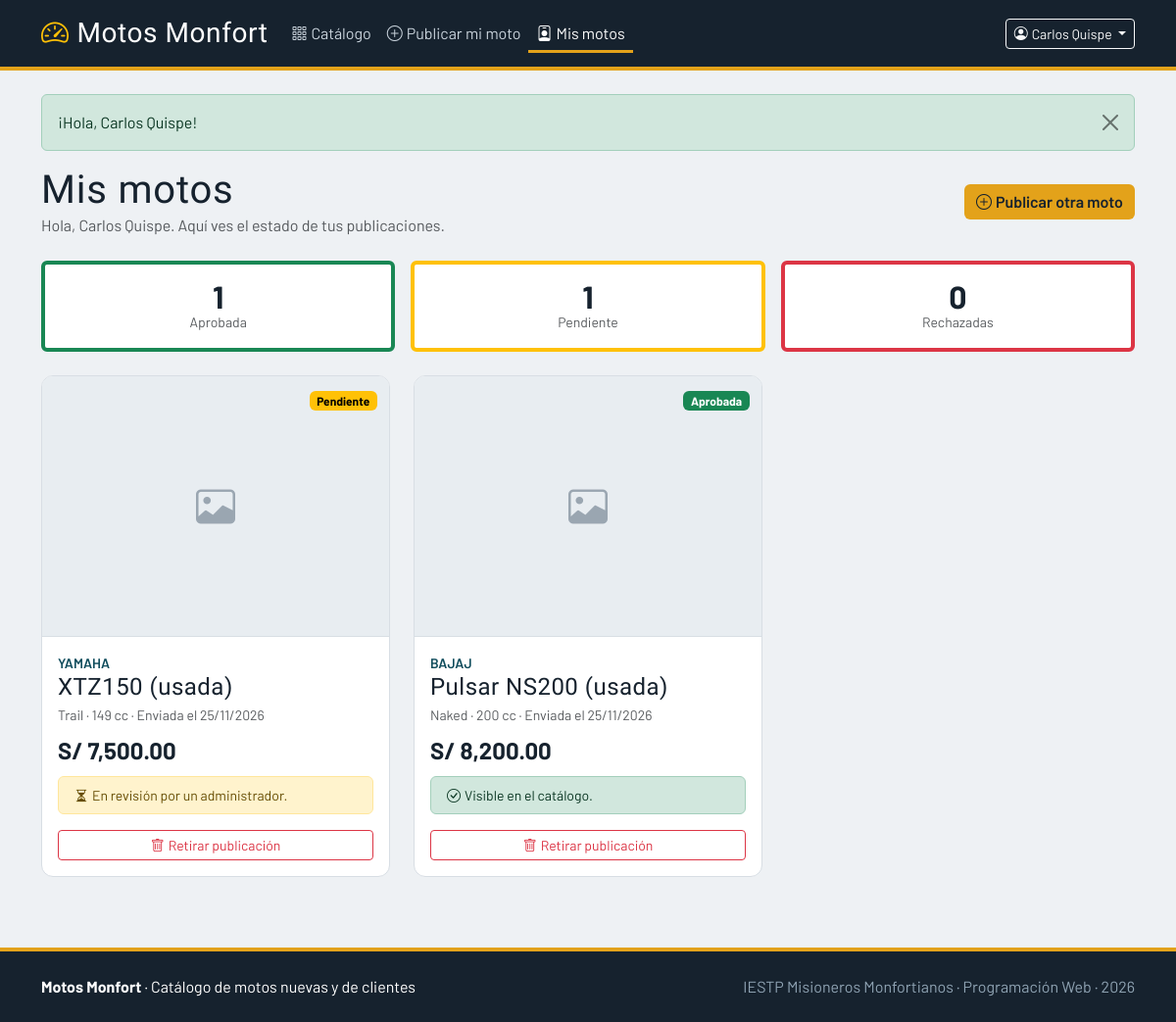
/cliente/index.php (signed in), run on the app's committed database.
### tables this page shows
CREATE TABLE motos (
    id INT AUTO_INCREMENT PRIMARY KEY,
    vin_chasis VARCHAR(30) NOT NULL UNIQUE,
    modelo VARCHAR(100) NOT NULL,
    tipo VARCHAR(20) NOT NULL DEFAULT 'naked',    
    cilindrada_cc INT NOT NULL,
    precio DECIMAL(10,2) NOT NULL,
    id_marca INT NOT NULL,
    foto VARCHAR(100) NULL,
    descripcion VARCHAR(500) NULL,
    estado ENUM('aprobada','pendiente','rechazada') NOT NULL DEFAULT 'aprobada',
    observacion VARCHAR(255) NULL,                    
    id_usuario INT NULL,                              
    creado_en DATETIME NOT NULL DEFAULT CURRENT_TIMESTAMP,
    CONSTRAINT fk_motos_marca
        FOREIGN KEY (id_marca)
        REFERENCES marcas_moto(id_marca)
        ON DELETE CASCADE
        ON UPDATE CASCADE,
    CONSTRAINT fk_motos_usuario
        FOREIGN KEY (id_usuario)
        REFERENCES usuarios(id)
        ON DELETE CASCADE
        ON UPDATE CASCADE
);

CREATE TABLE marcas_moto (
    id_marca INT AUTO_INCREMENT PRIMARY KEY,
    nombre_marca VARCHAR(50) NOT NULL
);

### cliente/index.php (the view, shortened to what this page needs)
<?php
require '../includes/conexion.php';
try {
    $stmt = $pdo->prepare(
        'SELECT m.id, m.modelo, m.tipo, m.cilindrada_cc, m.precio, m.foto, m.estado, m.observacion, m.creado_en,
                ma.nombre_marca AS marca
         FROM motos m
         INNER JOIN marcas_moto ma ON m.id_marca = ma.id_marca
         WHERE m.id_usuario = :usuario
         ORDER BY m.id DESC'
    );
    $stmt->execute([':usuario' => $_SESSION['usuario_id']]);
    $motos = $stmt->fetchAll();
} catch (PDOException $ex) {
    errorBD('Error al cargar tus motos.', $ex);
}
$conteo = ['aprobada' => 0, 'pendiente' => 0, 'rechazada' => 0];
foreach ($motos as $m) {
    $conteo[$m['estado']]++;
}
include '../includes/header_front.php';
?>
<div class="d-flex flex-wrap justify-content-between align-items-center gap-2 mb-4">
    <div>
        <h1 class="mb-0">Mis motos</h1>
        <div class="text-muted">Hola, <?= e($_SESSION['nombre']) ?>. Aquí ves el estado de tus publicaciones.</div>
    </div>
    <a class="btn btn-amber" href="publicar.php"><i class="bi bi-plus-circle me-1"></i>Publicar otra moto</a>
</div>
<div class="row g-3 mb-4">
    <?php foreach (ESTADOS_MOTO as $clave => [$texto, $color]): ?>
        <div class="col-4">
            <div class="panel p-3 text-center border-top border-4 border-<?= $color ?>">
                <div class="fs-2 fw-bold lh-1"><?= $conteo[$clave] ?></div>
                <div class="text-muted small"><?= $texto ?><?= $conteo[$clave] === 1 ? '' : 's' ?></div>
            </div>
        </div>
    <?php endforeach; ?>
</div>
<div class="row g-4">
    <?php foreach ($motos as $m): $foto = fotoMoto($m['foto']); ?>
        <div class="col-sm-6 col-lg-4">
            <article class="mi-moto">
                <div class="foto">
                    <?php if ($foto): ?>
                        <img src="<?= e($foto) ?>" alt="<?= e($m['marca'] . ' ' . $m['modelo']) ?>">
                    <?php else: ?>
                        <div class="sin-foto"><i class="bi bi-image"></i></div>
                    <?php endif; ?>
                    <span class="estado"><?= badgeEstado($m['estado']) ?></span>
                </div>
                <div class="p-3 d-flex flex-column flex-fill">
                    <div class="text-uppercase small fw-semibold" style="color:var(--petrol)"><?= e($m['marca']) ?></div>
                    <h2 class="h4 mb-1"><?= e($m['modelo']) ?></h2>
                    <div class="text-muted small mb-2"><?= e(nombreTipo($m['tipo'])) ?> · <?= (int)$m['cilindrada_cc'] ?> cc · Enviada el <?= date('d/m/Y', strtotime($m['creado_en'])) ?></div>
                    <div class="fs-4 fw-bold mb-2">S/ <?= number_format((float)$m['precio'], 2) ?></div>
                    <?php if ($m['estado'] === 'pendiente'): ?>
                        <div class="alert alert-warning py-2 small mb-3"><i class="bi bi-hourglass-split me-1"></i>En revisión por un administrador.</div>
                    <?php elseif ($m['estado'] === 'rechazada'): ?>
                        <div class="alert alert-danger py-2 small mb-3">
                            <i class="bi bi-x-circle me-1"></i>Rechazada<?= $m['observacion'] ? ': ' . e($m['observacion']) : '.' ?>
                        </div>
                    <?php else: ?>
                        <div class="alert alert-success py-2 small mb-3"><i class="bi bi-check-circle me-1"></i>Visible en el catálogo.</div>
                    <?php endif; ?>
                    <form class="mt-auto" method="post" action="eliminar.php"
                          onsubmit="return confirm('¿Retirar la publicación de <?= e(addslashes($m['modelo'])) ?>?');"><?= campoCsrf() ?>
                        <button class="btn btn-sm btn-outline-danger w-100" type="submit"><i class="bi bi-trash me-1"></i>Retirar publicación</button>
                    </form>
                </div>
            </article>
        </div>
    <?php endforeach; ?>
</div>
<?php include '../includes/footer_front.php'; ?>

### includes/conexion.php (shortened to what this page needs)
<?php
function nombreTipo(?string $tipo): string
{
    return TIPOS_MOTO[$tipo] ?? 'Naked';
}
function badgeEstado(string $estado): string
{
    [$texto, $color] = ESTADOS_MOTO[$estado] ?? ['—', 'secondary'];
    return '<span class="badge text-bg-' . $color . '">' . $texto . '</span>';
}
function fotoMoto(?string $foto): ?string
{
    return null;
}
function e($valor): string
{
    return htmlspecialchars((string)$valor, ENT_QUOTES, 'UTF-8');
}

### assets/css/estilos.css (style rules this page uses)
:root { --ink: #16222E; --petrol: #0F4C5C; --petrol-2: #0b3a47; --amber: #E3A21A; --amber-2: #c98f10; --steel: #EEF1F4; --line: #d8dee4; }
body { font-family: 'Barlow', system-ui, sans-serif; background: var(--steel); color: var(--ink); }
h1, h2, h3, .navbar-brand, .display-font { font-family: 'Barlow Condensed', sans-serif; letter-spacing: .02em; }
.btn-amber { background: var(--amber); color: var(--ink); border: 0; font-weight: 600; }
.panel { background: #fff; border: 1px solid var(--line); border-radius: 6px; }
.sin-foto { width: 100%; height: 100%; display: flex; align-items: center; justify-content: center; background: #e8edf1; color: #9aa6b1; font-size: 2.5rem; }
.mi-moto { background: #fff; border: 1px solid var(--line); border-radius: 12px; overflow: hidden; display: flex; flex-direction: column; height: 100%; }
.mi-moto .foto { aspect-ratio: 4 / 3; background: #fff; position: relative; border-bottom: 1px solid var(--line); }
.mi-moto .estado { position: absolute; top: .75rem; right: .75rem; }

### data on the page
motos: texto "Pendiente", id_marca.nombre_marca "YAMAHA", modelo "XTZ150 (usada)", tipo "Trail", cilindrada_cc "149", creado_en "25/11/2026", precio "7,500.00", estado "pendiente" (drawn)
motos: texto "Aprobada", id_marca.nombre_marca "BAJAJ", modelo "Pulsar NS200 (usada)", tipo "Naked", cilindrada_cc "200", creado_en "25/11/2026", precio "8,200.00", estado "aprobada" (drawn)

### other printed values
$_SESSION['nombre'] "Carlos Quispe"
$f['texto'] "¡Hola, Carlos Quispe!"
$conteo[$clave] "1"
$texto "Aprobada"
$texto "Pendiente"
$conteo[$clave] "0"
$texto "Rechazada"
